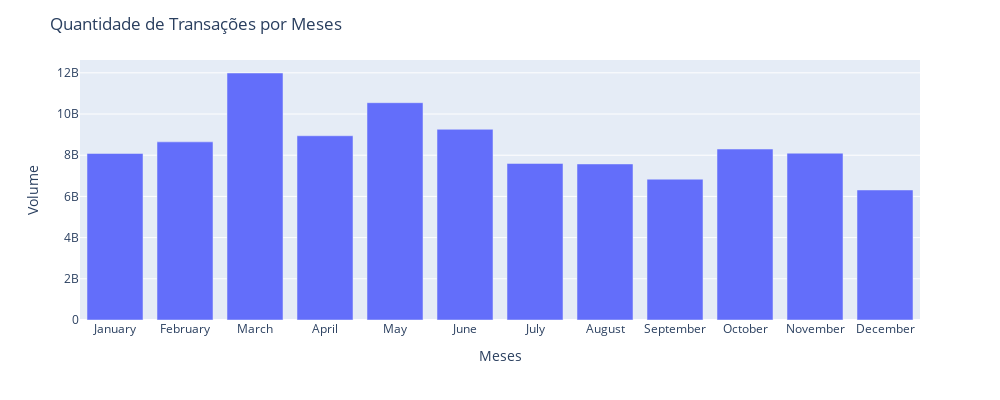

Notebook code cell kept with this figure:
### Code cell
# Obtendo o Somatório do Volume agrupado por NameMonths, Month
df_volume = df.groupby(['NameMonths', 'Month'], as_index=False)['Volume'].sum().sort_values(by='Month')

exibirBarPlot(df_volume, 'NameMonths', 'Volume', title='Quantidade de Transações por Meses', ylabel='Volume', xlabel='Meses')

### Figure 1 — Plotly figure (JSON) as saved in the notebook; plotly's stock layout.template omitted (floating-point values rounded to 4 significant figures)
{"data": [{"alignmentgroup": "True", "hovertemplate": "NameMonths=%{x}<br>Volume=%{y}<extra></extra>", "legendgroup": "", "marker": {"color": "#636efa", "pattern": {"shape": ""}}, "name": "", "offsetgroup": "", "orientation": "v", "showlegend": false, "textposition": "auto", "type": "bar", "x": ["January", "February", "March", "April", "May", "June", "July", "August", "September", "October", "November", "December"], "xaxis": "x", "y": [8085586200, 8648555500, 11991622600, 8944746700, 10550083100, 9257753600, 7600794100, 7576358000, 6835657100, 8299207700, 8097638300, 6312397800], "yaxis": "y"}], "layout": {"autosize": false, "barmode": "relative", "height": 400, "legend": {"tracegroupgap": 0}, "margin": {"t": 60}, "title": {"text": "<span>Quantidade de Transações por Meses</span>"}, "width": 1000, "xaxis": {"anchor": "y", "domain": [0, 1], "title": {"text": "<span>Meses</span>"}}, "yaxis": {"anchor": "x", "domain": [0, 1], "title": {"text": "<span>Volume</span>"}}}}
